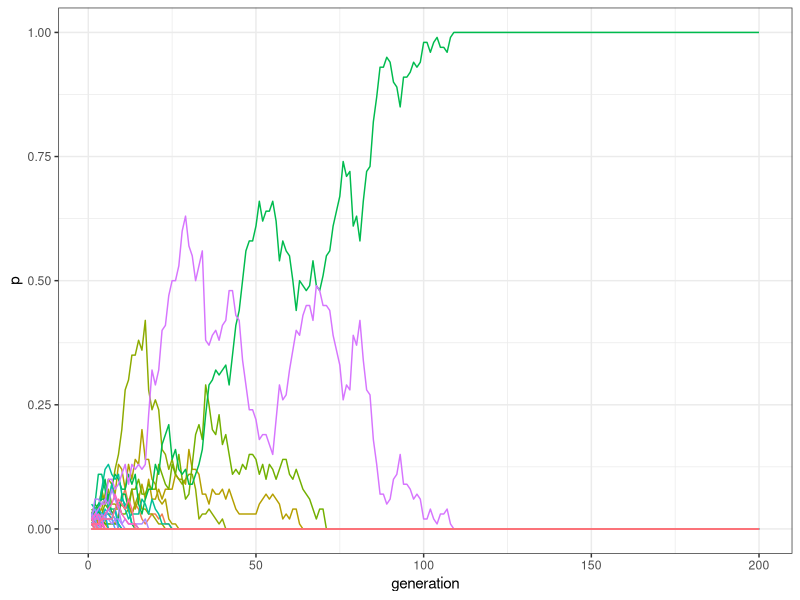
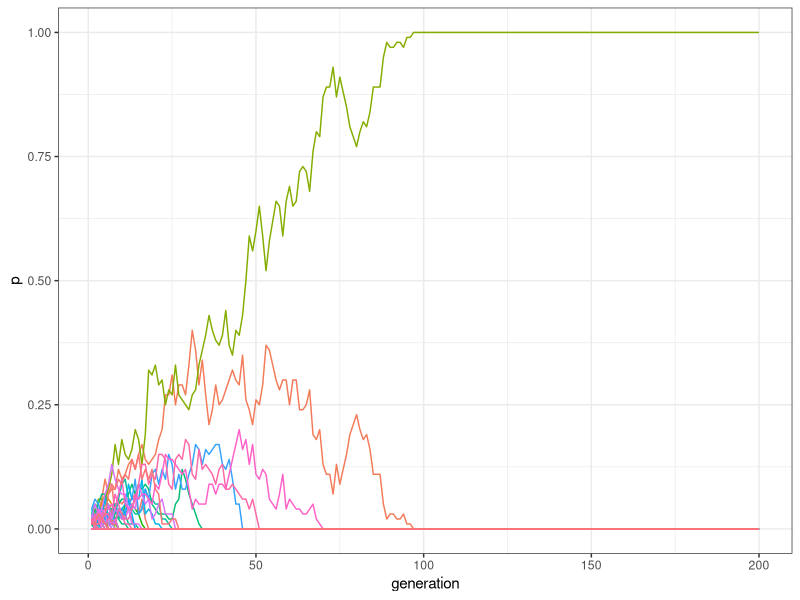

These charts were generated, in order, by the following R code: (Note: this script raises an error after producing the figures.)
## ---- chunk 1
library(tidyverse)
set.seed(111)
N <- 100
population <- tibble(trait = sample(1:N, N, replace = TRUE))
## ---- chunk 2
population
## ---- chunk 3
multiple_traits <- function(N, t_max) {
  
  output <- tibble(trait = as.factor(rep(1:N, each = t_max)), generation = rep(1:t_max, N), p = rep(NA, t_max * N))

  population <- tibble(trait = sample(1:N, N, replace = TRUE))
  # create first generation
  
  output[output$generation == 1, ]$p <- hist(population$trait, 0:N, plot = FALSE)$density
  # add first generation's p for all traits

  for (t in 2:t_max) {
    previous_population <- population # copy individuals to previous_population tibble

    population <- tibble(trait = sample(previous_population$trait, N, replace = TRUE))    # randomly copy from previous generation

    output[output$generation == t, ]$p <- hist(population$trait, 0:N, plot = FALSE)$density # get p for all traits and put it into output slot for this generation t
  }
  output # export data from function
}
## ---- chunk 4
plot_multiple_traits <- function(data_model) {
  ggplot(data = data_model, aes(y = p, x = generation)) +
    geom_line(aes(colour = trait)) +
    ylim(c(0, 1)) +
    theme_bw() +
    theme(legend.position = "none")
}
## ---- chunk 5
data_model <- multiple_traits(N = 100, t_max = 200)
plot_multiple_traits(data_model)
## ---- chunk 6
data_model <- multiple_traits(N = 100, t_max = 200)
plot_multiple_traits(data_model)
## ---- chunk 7
mu <- 0.01

last_trait <- max(population) # record what is the last trait introduced in the population

previous_population <- population # copy the population tibble to previous_population tibble

population <- tibble(trait = sample(previous_population$trait, N, replace = TRUE))  # randomly copy from previous generation's individuals

innovators <- sample(c(TRUE, FALSE), N, prob = c(mu, 1 - mu), replace = TRUE) # select the innovators

population[innovators,]$trait <- (last_trait + 1):(last_trait + sum(innovators)) # replace innovators' traits with new traits

## ---- chunk 8
multiple_traits_2 <- function(N, t_max, mu) {
  max_traits <- N + N * mu * t_max

  output <- tibble(trait = as.factor(rep(1:max_traits, each = t_max)), generation = rep(1:t_max, max_traits), p = rep(NA, t_max * max_traits))

  population <- tibble(trait = sample(1:N, N, replace = TRUE))
  # create first generation
  
  output[output$generation == 1, ]$p <- hist(population$trait, 0:N, plot = FALSE)$density
  # add first generation's p for all traits

  for (t in 2:t_max) {
    last_trait <- max(population) # record what is the last trait introduced in the population

    previous_population <- population # copy individuals to previous_population tibble

    population <- tibble(trait = sample(previous_population$trait, N, replace = TRUE))  # randomly copy from previous generation's individuals
    # randomly copy from previous generation

    if (last_trait < max_traits) {
      innovators <- sample(c(TRUE, FALSE), N, prob = c(mu, 1 - mu), replace = TRUE) # select the innovators
      if( sum(innovators) > 0){
        population[innovators,]$trait <- (last_trait + 1):(last_trait + sum(innovators)) # replace innovators' traits with new traits
      }
    }
    output[output$generation == t, ]$p <- hist(population$trait, 0:max_traits, plot = FALSE)$density # get p for all traits and put it into output slot for this generation t
  }
  output # export data
}
## ---- chunk 9
data_model <- multiple_traits_2(N = 100, t_max = 200, mu = 0.01)
plot_multiple_traits(data_model)
## ---- chunk 10
sum(filter(data_model, generation==200)$p > 0)
## ---- chunk 11
data_model <- multiple_traits_2(N = 100, t_max = 1000, mu = 0.01)
plot_multiple_traits(data_model)
## ---- chunk 12
sum(filter(data_model, generation==1000)$p > 0)
## ---- chunk 13
# cumulative <- (sort(colSums(data_model), decreasing = TRUE)) / sum(data_model)
## ---- chunk 14
# output <- tibble(cumulative)
# 
# ggplot(data = output, aes(x = seq_along(cumulative), y = cumulative)) +
#   geom_point() +
#   theme_bw() +
#   labs(
#     title = "Unbiased transmission",
#     x = "trait",
#     y = "cumulative frequency"
#   )
